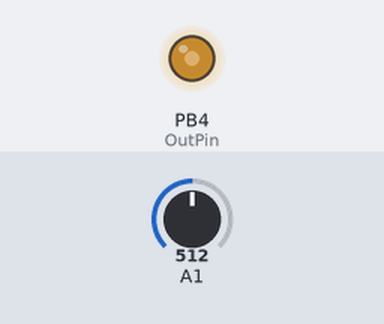
A sketch run on a simulated ATtiny85, built with avr-gcc and run on an emulated ATtiny85. On the bench: output pins drawn as LEDs (lit = HIGH). Inputs (shaded band) come from the test bench; at power-on: A1 = 512. Pins used as bus, display or sensor lines are not drawn.

Above: at 1.2 s.
1.3 s: A1 set to 716
At 1.9 s:
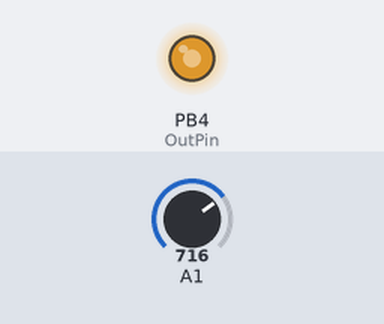
2.8 s: A1 set to 900
At 3.2 s:
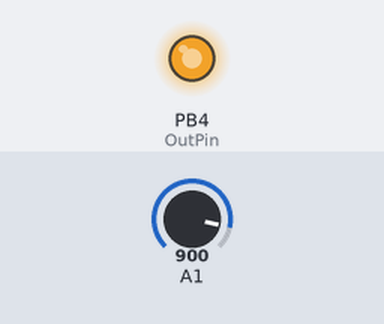
4.3 s: A1 set to 122
At 5.5 s:
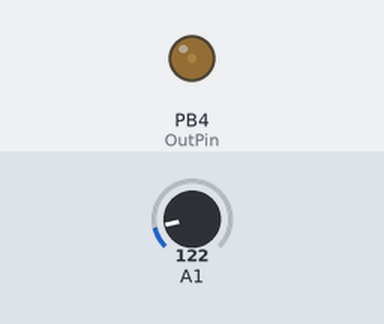
5.8 s: A1 set to 0
At 6.8 s:
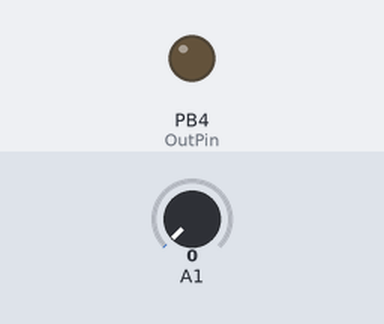
Timing chart, 0 to 8.3 s (numbered marks = the images above; inputs shaded):
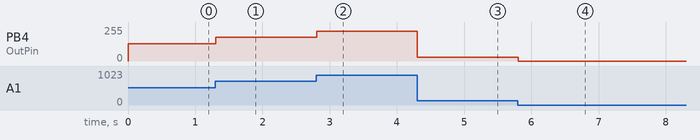

The sketch:

TinyVoltmeter.ino
```cpp
int InPin = 1; // ADC1 is Pin 7 / PB2 on ATTiny85
int OutPin = 4;
int ClockPin = 3;

void setup() {
  pinMode(OutPin, OUTPUT);
  pinMode(ClockPin, OUTPUT);
  analogReference(DEFAULT);
}

void loop() {
  int CurTick = 0;
  int CurVoltage;

  while(CurTick < 10) {
    if (CurTick == 0) {
      digitalWrite(ClockPin, HIGH);
    } else if (CurTick == 1) {
      digitalWrite(ClockPin, LOW);
    }

    CurVoltage = analogRead(InPin);
    analogWrite(OutPin, CurVoltage/4);
    CurTick++;
    delay(100);
  }
}
```

Measured:
- after the input at 1.3 s, PB4 (OutPin): 128/255 → 179/255 at once
- after the input at 2.8 s, PB4 (OutPin): 179/255 → 225/255 at once
- after the input at 4.3 s, PB4 (OutPin): 225/255 → 30/255 at once
- after the input at 5.8 s, PB4 (OutPin): 30/255 → 0/255 at once
